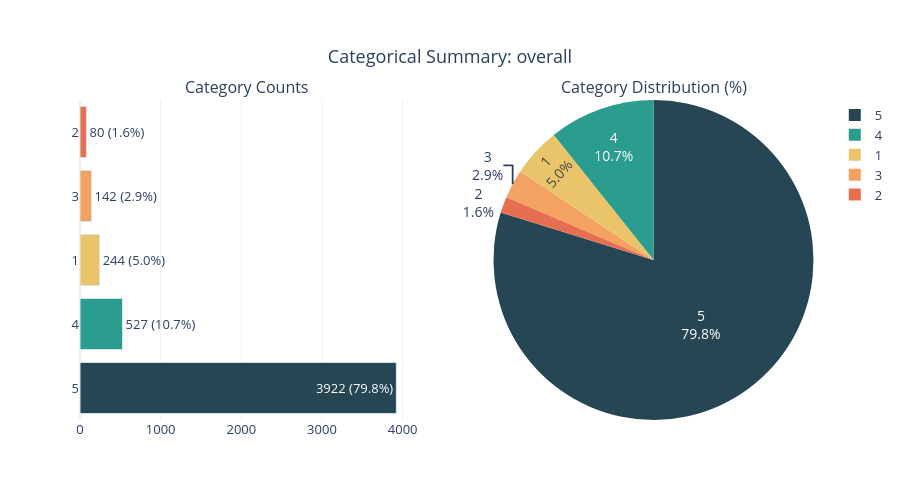

The cell this chart's notebook holds for it:
### Code cell
categorical_variable_summary(df, 'overall')

### Figure 1 — Plotly figure (JSON) as saved in the notebook; plotly's stock layout.template omitted (floating-point values rounded to 4 significant figures)
{"data": [{"marker": {"color": ["#264653", "#2A9D8F", "#E9C46A", "#F4A261", "#E76F51"], "line": {"color": "#DBE6EC", "width": 1}}, "name": "overall", "orientation": "h", "showlegend": false, "text": ["3922 (79.8%)", "527 (10.7%)", "244 (5.0%)", "142 (2.9%)", "80 (1.6%)"], "textposition": "auto", "type": "bar", "x": [3922, 527, 244, 142, 80], "xaxis": "x", "y": ["5", "4", "1", "3", "2"], "yaxis": "y"}, {"domain": {"x": [0.55, 1], "y": [0, 1]}, "labels": [5, 4, 1, 3, 2], "marker": {"colors": ["#264653", "#2A9D8F", "#E9C46A", "#F4A261", "#E76F51"]}, "name": "overall", "text": ["79.8%", "10.7%", "5.0%", "2.9%", "1.6%"], "textfont": {"size": 14}, "textinfo": "label+text", "type": "pie", "values": [3922, 527, 244, 142, 80]}], "layout": {"annotations": [{"font": {"size": 16}, "showarrow": false, "text": "Category Counts", "x": 0.225, "xanchor": "center", "xref": "paper", "y": 1, "yanchor": "bottom", "yref": "paper"}, {"font": {"size": 16}, "showarrow": false, "text": "Category Distribution (%)", "x": 0.775, "xanchor": "center", "xref": "paper", "y": 1, "yanchor": "bottom", "yref": "paper"}], "font": {"size": 13}, "height": 500, "title": {"text": "Categorical Summary: overall", "x": 0.5, "xanchor": "center", "y": 0.9, "yanchor": "top"}, "width": 900, "xaxis": {"anchor": "y", "domain": [0, 0.45]}, "yaxis": {"anchor": "x", "domain": [0, 1]}}}
